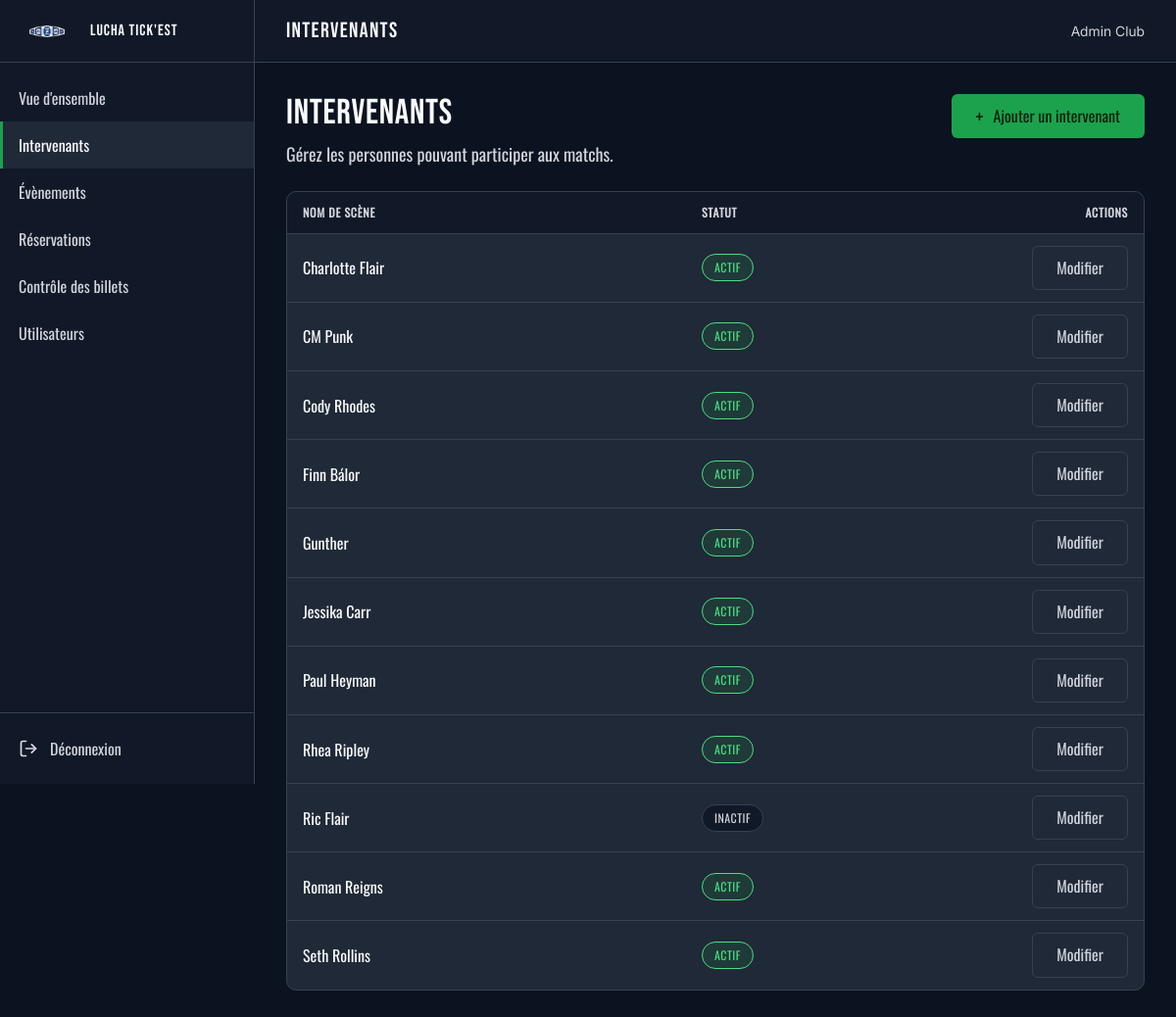
/admin/intervenants.php (signed in), run on the app's committed database.
### tables this page shows
CREATE TABLE utilisateur (
    id_utilisateur INT NOT NULL AUTO_INCREMENT,
    prenom VARCHAR(100) NOT NULL,
    nom VARCHAR(100) NOT NULL,
    email VARCHAR(255) NOT NULL,
    mdp_hash VARCHAR(255) NOT NULL,
    role_utilisateur VARCHAR(10) NOT NULL DEFAULT 'MEMBRE',
    date_creation_compte DATETIME NOT NULL DEFAULT CURRENT_TIMESTAMP,

    CONSTRAINT pk_utilisateur
        PRIMARY KEY (id_utilisateur),

    CONSTRAINT uq_utilisateur_email
        UNIQUE (email),

    CONSTRAINT chk_utilisateur_prenom_non_vide
        CHECK (CHAR_LENGTH(TRIM(prenom)) > 0),

    CONSTRAINT chk_utilisateur_nom_non_vide
        CHECK (CHAR_LENGTH(TRIM(nom)) > 0),

    CONSTRAINT chk_utilisateur_email_non_vide
        CHECK (CHAR_LENGTH(TRIM(email)) > 0),

    CONSTRAINT chk_utilisateur_mdp_hash_non_vide
        CHECK (CHAR_LENGTH(TRIM(mdp_hash)) > 0),

    CONSTRAINT chk_utilisateur_role
        CHECK (role_utilisateur IN ('MEMBRE', 'ADMIN'))
);

CREATE TABLE intervenant (
    id_intervenant INT NOT NULL AUTO_INCREMENT,
    nom_scene VARCHAR(100) NOT NULL,
    statut_intervenant VARCHAR(10) NOT NULL DEFAULT 'ACTIF',

    CONSTRAINT pk_intervenant
        PRIMARY KEY (id_intervenant),

    CONSTRAINT uq_intervenant_nom_scene
        UNIQUE (nom_scene),

    CONSTRAINT chk_intervenant_nom_scene_non_vide
        CHECK (
            CHAR_LENGTH(TRIM(nom_scene)) > 0
        ),

    CONSTRAINT chk_intervenant_statut
        CHECK (
            statut_intervenant IN ('ACTIF', 'INACTIF')
        )
);

### public/admin/intervenants.php (called while the page is built, shortened)
<?php
require dirname(__DIR__, 2) . '/config/bootstrap.php';
$intervenantRepository = new IntervenantRepository($pdo);
$intervenants = $intervenantRepository->findAll();
$topbarTitle = 'Intervenants';
require dirname(__DIR__, 2) . '/app/Views/layouts/admin.php';

### config/bootstrap.php (called while the page is built, shortened)
<?php
$config = require __DIR__ . '/app.php';
$database = new Database($config['database']);
$pdo = $database->getConnection();
$pdo->exec('SET time_zone = ' . $pdo->quote(date('P')));
$sessionUtilisateur = $_SESSION['utilisateur'] ?? null;
$utilisateurConnecte = is_array($sessionUtilisateur) ? $sessionUtilisateur : null;
if (
    $utilisateurConnecte !== null && isset($utilisateurConnecte['id'])
) {
    $utilisateurRepository = new UtilisateurRepository($pdo);
    $utilisateurActuel = $utilisateurRepository->findById((int) $utilisateurConnecte['id']);
    if ($utilisateurActuel === null) {
        unset($_SESSION['utilisateur']);
        $utilisateurConnecte = null;
    } else {
        $utilisateurConnecte = $_SESSION['utilisateur'];
    }
}

### app/Repositories/UtilisateurRepository.php (called while the page is built, shortened)
<?php
class UtilisateurRepository
{
    private PDO $pdo;
    public function __construct(PDO $pdo)
    {
        $this->pdo = $pdo;
    }
    public function findById(int $idUtilisateur): ?array
    {
        $statement = $this->pdo->prepare(
            'SELECT
            id_utilisateur,
            prenom,
            nom,
            email,
            mdp_hash,
            role_utilisateur,
            date_creation_compte
        FROM utilisateur
        WHERE id_utilisateur = :id_utilisateur'
        );
        $statement->execute([
            'id_utilisateur' => $idUtilisateur,
        ]);
        $utilisateur = $statement->fetch();
        return $utilisateur ?: null;
    }
}

### app/Repositories/IntervenantRepository.php (called while the page is built, shortened)
<?php
class IntervenantRepository
{
    private PDO $pdo;
    public function __construct(PDO $pdo)
    {
        $this->pdo = $pdo;
    }
    public function findAll(): array
    {
        $statement = $this->pdo->query(
            'SELECT
            id_intervenant,
            nom_scene,
            statut_intervenant
        FROM intervenant
        ORDER BY nom_scene ASC'
        );
        return $statement->fetchAll();
    }
}

### app/Views/pages/admin/intervenants.php (the view)
<main class="admin-content">
    <div class="admin-header">
        <div class="admin-header__text">
            <h1>Intervenants</h1>
            <p class="admin-header__description">Gérez les personnes pouvant participer aux matchs.</p>
        </div>
        <div class="admin-header__actions">
            <a class="btn btn--primary" href="/admin/intervenant-form.php">
                <span class="btn__plus" aria-hidden="true">
                    +
                </span>
                Ajouter un intervenant
            </a>
        </div>
    </div>
    <?php if (empty($intervenants)): ?>
        <div class="empty-state">
            <p class="empty-state__title">Aucun intervenant enregistré</p>
            <p>Ajoutez un premier intervenant pour pouvoir le sélectionner dans les matchs.</p>
            <a class="btn btn--primary" href="/admin/intervenant-form.php">Ajouter un intervenant</a>
        </div>
    <?php else: ?>
        <section class="panel">
            <div class="panel__body panel__body--flush">
                <div class="table-wrap">
                    <table class="table">
                        <thead>
                            <tr>
                                <th>Nom de scène</th>
                                <th>Statut</th>
                                <th class="is-actions">Actions</th>
                            </tr>
                        </thead>
                        <tbody>
                            <?php foreach ($intervenants as $intervenant): ?>
                                <tr>
                                    <td>
                                        <span class="cell-strong">
                                            <?= htmlspecialchars($intervenant['nom_scene'], ENT_QUOTES, 'UTF-8') ?>
                                        </span>
                                    </td>
                                    <td>
                                        <?php if ($intervenant['statut_intervenant'] === 'ACTIF'): ?>
                                            <span class="badge badge--success">Actif</span>
                                        <?php else: ?>
                                            <span class="badge badge--muted">Inactif</span>
                                        <?php endif; ?>
                                    </td>
                                    <td class="is-actions">
                                        <a class="btn btn--ghost"
                                            href="/admin/intervenant-form-modification.php?id=<?= (int) $intervenant['id_intervenant'] ?>">
                                            Modifier
                                        </a>
                                    </td>
                                </tr>
                            <?php endforeach; ?>
                        </tbody>
                    </table>
                </div>
            </div>
        </section>
    <?php endif; ?>
</main>

### app/Views/partials/admin/topbar.php
<header class="admin-topbar">
    <p class="admin-topbar__title"><?= htmlspecialchars($topbarTitle ?? $pageTitle, ENT_QUOTES, 'UTF-8') ?></p>
    <p class="admin-topbar__user">
        <?= htmlspecialchars(
            $utilisateurConnecte['prenom'] . ' ' . $utilisateurConnecte['nom']
        ) ?>
    </p>
</header>

### public/assets/css/base.css (style rules this page uses)
:root { color-scheme: dark; --c-bg: #0b1220; --c-bg-alt: #111827; --c-surface: #1f2937; --c-text: #f9fafb; --c-text-muted: #d1d5db; --c-border: #374151; --c-accent: #1ca24c; --c-accent-light: #4ade80; --c-accent-2: #1042af; --c-warning: #fbe484; --c-danger: #f9867d; --c-accent-dark: #17853f; --c-accent-2-dark: #0d368f; --c-accent-soft: rgba(28, 162, 76, 0.14); --c-danger-soft: rgba(249, 134, 125, 0.14); --c-warning-soft: rgba(251, 228, 132, 0.14); --c-surface-soft: rgba(249, 250, 251, 0.04); --f-title: "Bebas Neue", "Oswald", Impact, sans-serif; --f-alt: "Oswald", "Bebas Neue", sans-serif; --f-body: "Inter", Arial, sans-serif; }
*, *::before, *::after { box-sizing: border-box; }
body { margin: 0; min-height: 100vh; display: flex; flex-direction: column; background-color: var(--c-bg); color: var(--c-text); font-family: var(--f-body); font-size: 1rem; line-height: 1.5; }
a { color: inherit; text-decoration: none; }
h1, h2, h3, h4, p { margin: 0; }
h1, h2, h3, h4 { font-weight: 400; line-height: 1.1; }
table { width: 100%; border-collapse: collapse; }

### public/assets/css/components.css (style rules this page uses)
.btn { display: inline-flex; align-items: center; justify-content: center; gap: 0.5rem; padding: 0.75rem 1.5rem; border: 1px solid transparent; border-radius: 6px; background-color: var(--c-surface); color: var(--c-text); font-family: var(--f-alt); font-size: 1rem; line-height: 1.2; text-align: center; }
.btn--primary { background-color: var(--c-accent); color: #05210f; }
.btn--ghost { background-color: transparent; border-color: var(--c-border); color: var(--c-text-muted); }
.badge { display: inline-block; padding: 0.25rem 0.75rem; border: 1px solid var(--c-border); border-radius: 999px; background-color: var(--c-bg-alt); font-family: var(--f-alt); font-size: 0.75rem; letter-spacing: 0.04em; text-transform: uppercase; white-space: nowrap; }
.badge--success { background-color: var(--c-accent-soft); border-color: var(--c-accent-light); color: var(--c-accent-light); }
.badge--muted { color: var(--c-text-muted); }

### public/assets/css/admin.css (style rules this page uses)
.admin-topbar { position: sticky; top: 0; z-index: 20; display: flex; align-items: center; justify-content: space-between; gap: 1rem; height: 64px; padding: 0 2rem; background-color: var(--c-bg-alt); border-bottom: 1px solid var(--c-border); }
.admin-topbar__title { font-family: var(--f-title); font-size: 1.375rem; letter-spacing: 0.06em; text-transform: uppercase; }
.admin-topbar__user { font-size: 0.875rem; color: var(--c-text-muted); }
.admin-content { flex: 1; padding: 2rem; }
.admin-content > * + * { margin-top: 1.5rem; }
.admin-header { display: flex; flex-wrap: wrap; align-items: flex-start; justify-content: space-between; gap: 1rem; }
.admin-header__text { min-width: 0; }
.admin-header__actions { display: flex; align-items: center; gap: 0.75rem; flex-shrink: 0; }
.admin-header h1 { font-family: var(--f-title); font-size: 2.25rem; letter-spacing: 0.02em; text-transform: uppercase; }
.admin-header__description { margin-top: 0.5rem; font-family: var(--f-alt); font-size: 1.125rem; color: var(--c-text-muted); }
.panel { overflow: hidden; background-color: var(--c-surface); border: 1px solid var(--c-border); border-radius: 10px; }
.panel__body { padding: 1.5rem; }
.panel__body--flush { padding: 0; }
.table-wrap { width: 100%; overflow-x: auto; }
.table { width: 100%; min-width: 720px; border-collapse: collapse; font-size: 0.875rem; }
.table th, .table td { padding: 0.75rem 1rem; border-bottom: 1px solid var(--c-border); text-align: left; vertical-align: middle; }
.table thead th { background-color: var(--c-bg-alt); font-family: var(--f-alt); font-size: 0.75rem; letter-spacing: 0.06em; text-transform: uppercase; color: var(--c-text-muted); white-space: nowrap; }
.table tbody tr:last-child td { border-bottom: 0; }
.table .is-actions { width: 1%; text-align: right; white-space: nowrap; }
.table .cell-strong { font-family: var(--f-alt); font-size: 1rem; color: var(--c-text); }

### public/assets/css/admin-components.css (style rules this page uses)
.btn__plus { margin-right: 2px; font-size: 1.2em; line-height: 1; }

### data on the page
utilisateur: prenom+nom "Admin Club"
intervenant: nom_scene "Charlotte Flair", statut_intervenant "ACTIF"
intervenant: nom_scene "CM Punk", statut_intervenant "ACTIF"
intervenant: nom_scene "Cody Rhodes", statut_intervenant "ACTIF"
intervenant: nom_scene "Finn Bálor", statut_intervenant "ACTIF"
intervenant: nom_scene "Gunther", statut_intervenant "ACTIF"
intervenant: nom_scene "Jessika Carr", statut_intervenant "ACTIF"
intervenant: nom_scene "Paul Heyman", statut_intervenant "ACTIF"
intervenant: nom_scene "Rhea Ripley", statut_intervenant "ACTIF"
intervenant: nom_scene "Ric Flair", statut_intervenant "INACTIF"
intervenant: nom_scene "Roman Reigns", statut_intervenant "ACTIF"
intervenant: nom_scene "Seth Rollins", statut_intervenant "ACTIF"

### other printed values
$topbarTitle "INTERVENANTS"
